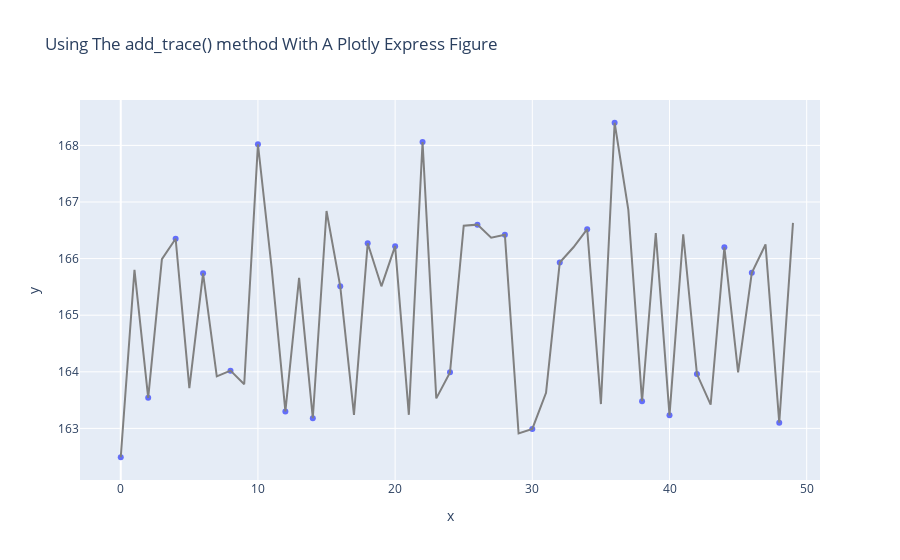

Notebook source saved alongside this figure:
### Code cell
fig = px.scatter(
    x=x_buy, y=y_buy, title="Using The add_trace() method With A Plotly Express Figure"
)

fig.add_trace(
    go.Scatter(
        x=x, y=price, mode="lines", line=go.scatter.Line(color="gray"), showlegend=False
    )
)
fig.show()

### Figure 1 — Plotly figure (JSON) as saved in the notebook; plotly's stock layout.template omitted (floating-point values rounded to 4 significant figures)
{"data": [{"hovertemplate": "x=%{x}<br>y=%{y}<extra></extra>", "legendgroup": "", "marker": {"color": "#636efa", "symbol": "circle"}, "mode": "markers", "name": "", "orientation": "v", "showlegend": false, "type": "scatter", "x": [0, 2, 4, 6, 8, 10, 12, 14, 16, 18, 20, 22, 24, 26, 28, 30, 32, 34, 36, 38, 40, 42, 44, 46, 48], "xaxis": "x", "y": [162.5, 163.5, 166.3, 165.7, 164.0, 168.0, 163.3, 163.2, 165.5, 166.3, 166.2, 168.1, 164.0, 166.6, 166.4, 163.0, 165.9, 166.5, 168.4, 163.5, 163.2, 164.0, 166.2, 165.8, 163.1], "yaxis": "y"}, {"line": {"color": "gray"}, "mode": "lines", "showlegend": false, "type": "scatter", "x": [0, 1, 2, 3, 4, 5, 6, 7, 8, 9, 10, 11, 12, 13, 14, 15, 16, 17, 18, 19, 20, 21, 22, 23, 24, 25, 26, 27, 28, 29, 30, 31, 32, 33, 34, 35, 36, 37, 38, 39, 40, 41, 42, 43, 44, 45, 46, 47, 48, 49], "y": [162.5, 165.8, 163.5, 166.0, 166.3, 163.7, 165.7, 163.9, 164.0, 163.8, 168.0, 165.8, 163.3, 165.7, 163.2, 166.8, 165.5, 163.2, 166.3, 165.5, 166.2, 163.2, 168.1, 163.5, 164.0, 166.6, 166.6, 166.4, 166.4, 162.9, 163.0, 163.6, 165.9, 166.2, 166.5, 163.4, 168.4, 166.9, 163.5, 166.4, 163.2, 166.4, 164.0, 163.4, 166.2, 164.0, 165.8, 166.2, 163.1, 166.6]}], "layout": {"legend": {"tracegroupgap": 0}, "title": {"text": "Using The add_trace() method With A Plotly Express Figure"}, "xaxis": {"anchor": "y", "domain": [0, 1], "title": {"text": "x"}}, "yaxis": {"anchor": "x", "domain": [0, 1], "title": {"text": "y"}}}}
